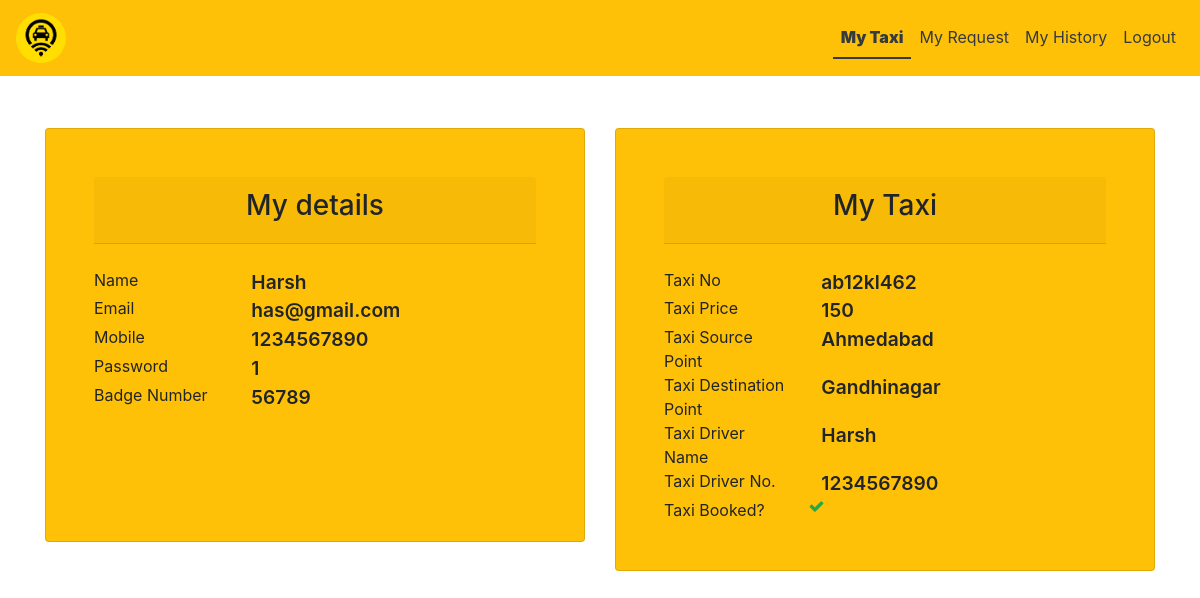
Screenshot of /driver/ (signed in) with the database file from the repository.
### app1/models.py (models this page shows, shortened)
class DriverRegisteration(models.Model):
    name=models.CharField(max_length=30,null=True)
    mobile=models.CharField(max_length=30,null=True)
    email=models.EmailField()
    password=models.CharField(max_length=30,null=True)
    badge_number=models.CharField(max_length=20,unique=True,null=True)

class TaxiDetails(models.Model):
    taxi_no=models.CharField(max_length=15,null=True)
    driver=models.ForeignKey(DriverRegisteration,on_delete=models.CASCADE)
    source=models.CharField(max_length=40,null=True)
    destination=models.CharField(max_length=40,null=True)
    price=models.IntegerField(null=True)
    is_booked=models.BooleanField(default=False)
    is_accepted=models.BooleanField(default=False)
    def __str__(self) -> str:
        return self.taxi_no

### app1/views.py (the view)
# urls.py: path('driver/',DriverDetails,name='driver'),
def DriverDetails(request):
    if 'email' in request.session.keys():
        try:
            driver= DriverRegisteration.objects.get(email=request.session['email'])
            taxi= TaxiDetails.objects.get(driver=driver)
            return render(request,'mydetails.html',{'driver':driver,'taxi':taxi})
        except:
                return HttpResponse('<h1>wait for admin add taxi for you</h1>')
    else:
        return redirect('driversignin')

### app1/templates/mydetails.html (shortened to what this page needs)
{% load static %}
<!DOCTYPE html>
<html lang="en">
  <head>
    <link
      rel="stylesheet"
      href="https://cdn.jsdelivr.net/npm/bootstrap@4.6.2/dist/css/bootstrap.min.css" />
    <link
      rel="stylesheet"
      href="https://cdnjs.cloudflare.com/ajax/libs/font-awesome/4.7.0/css/font-awesome.min.css" />
    <link
      rel="stylesheet"
      href="https://cdn.datatables.net/1.13.1/css/jquery.dataTables.min.css" />
  </head>
  <body>
    <nav class="navbar navbar-expand-md bg-warning navbar-light">
      <a class="navbar-brand text-dark" href="/driverapproval/"
        ><img
          src="{% static  'img/logo.png'%}"
          style="border-radius: 50%; height: 50px; width: 50px"
      /></a>
      <div class="collapse navbar-collapse" id="collapsibleNavbar">
        <ul class="navbar-nav ml-auto">
          <li class="nav-item">
            <a class="nav-link text-dark" id="active" href="/driver/"
              >My Taxi</a
            >
          </li>
          <li class="nav-item">
            <a class="nav-link text-dark" href="/driverapproval/">My Request</a>
          </li>
          <li class="nav-item">
            <a class="nav-link text-dark" href="/history/">My History</a>
          </li>
          {% if 'email1' in request.session %}
          <li class="nav-item">
            <a class="nav-link text-dark" href="/logout/">Logout</a>
          </li>
          {% elif 'email' in request.session %}
          <li class="nav-item">
            <a class="nav-link text-dark" href="/driverlogout/">Logout</a>
          </li>
          {% else %}
          <li class="nav-item">
            <a class="nav-link text-dark" href="/logout/">Login</a>
          </li>
          {% endif %}
        </ul>
      </div>
    </nav>
    <div class="container mt-5">
      <div class="row">
        <div class="col-md-6 mt-1">
          <div class="card m-auto p-5 bg-warning">
            <div class="card-header mb-4">
              <h3 class="text-center">My details</h3>
            </div>
            <div class="row">
              <div class="col-md-4">Name</div>
              <div class="col-md-8 display">{{ driver.name }}</div>
            </div>
            <div class="row">
              <div class="col-md-4">Email</div>
              <div class="col-md-8 display">{{ driver.email }}</div>
            </div>
            <div class="row">
              <div class="col-md-4">Mobile</div>
              <div class="col-md-8 display">{{ driver.mobile }}</div>
            </div>
            <div class="row">
              <div class="col-md-4">Password</div>
              <div class="col-md-8 display">{{ driver.password }}</div>
            </div>
            <div class="row">
              <div class="col-md-4">Badge Number</div>
              <div class="col-md-8 display">{{ driver.badge_number }}</div>
            </div>
            <div class="row">
              <div class="col-md-4"><br></div>
              <div class="col-md-8 display"><br></div>
            </div>
            <div class="row">
              <div class="col-md-4"><br></div>
              <div class="col-md-8 display"><br></div>
            </div>
            <div class="row">
              <div class="col-md-4"><br></div>
            </div>
          </div>
        </div>
        <div class="col-md-6 mt-1">
          <div class="card m-auto p-5 bg-warning">
            <div class="card-header mb-4">
              <h3 class="text-center">My Taxi</h3>
            </div>
            <div class="row">
              <div class="col-md-4">Taxi No</div>
              <div class="col-md-8 display">{{ taxi.taxi_no }}</div>
            </div>
            <div class="row">
              <div class="col-md-4">Taxi Price</div>
              <div class="col-md-8 display">{{ taxi.price }}</div>
            </div>
            <div class="row">
              <div class="col-md-4">Taxi Source Point</div>
              <div class="col-md-8 display">{{ taxi.source }}</div>
            </div>
            <div class="row">
              <div class="col-md-4">Taxi Destination Point</div>
              <div class="col-md-8 display">{{ taxi.destination }}</div>
            </div>
            <div class="row">
              <div class="col-md-4">Taxi Driver Name</div>
              <div class="col-md-8 display">{{ taxi.driver.name }}</div>
            </div>
            <div class="row">
              <div class="col-md-4">Taxi Driver No.</div>
              <div class="col-md-8 display">{{ taxi.driver.mobile }}</div>
            </div>
            <div class="row">
              <div class="col-md-4">Taxi Booked?</div>
              {% if taxi.is_accepted %}
              <i class="fa fa-check fa-fw text-success"></i>
                {% else %}
                <i class="fa fa-close fa-fw text-error"></i>
                {% endif %}
            </div>
          </div>
        </div>
      </div>
    </div>
  </body>
</html>

### app1/templates/mydetails.html (style rules this page uses)
#active { font-weight: 900; border-bottom: 2px solid; }
.display { font-size: larger; font-weight: 600; }

### rows the page displays
DriverRegisteration: name "Harsh", email "has@gmail.com", mobile "1234567890", password "1", badge_number "56789"
TaxiDetails: taxi_no "ab12kl462", price "150", source "Ahmedabad", destination "Gandhinagar", driver.name "Harsh", driver.mobile "1234567890"
